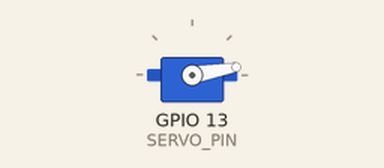
A sketch run on a simulated ESP32. Shown: servo.

Above: at 1.05 s.
At 3.0 s:
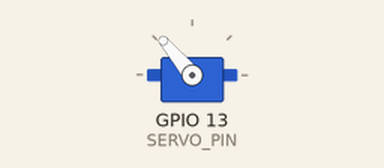
At 5.0 s:
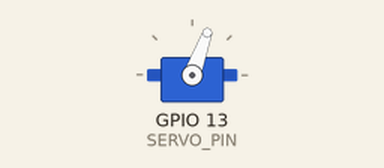
Timing chart, 0 to 6.2 s (numbered marks = the images above):
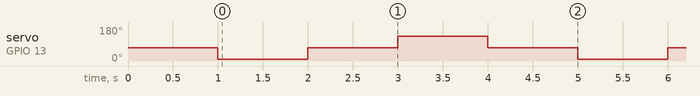

Measured:
- by itself, servo on GPIO 13 (SERVO_PIN): repeats every 4.0 s: 70° 1.0 s, 130° 1.0 s, 70° 1.0 s, 10° 1.0 s

The sketch:

steering_test.ino
```cpp
#include <ESP32Servo.h>

Servo steeringServo;

#define SERVO_PIN 13

int CENTER = 70;
int LEFT = 10;
int RIGHT = 130;

void setup() {

  steeringServo.attach(SERVO_PIN);

  steeringServo.write(CENTER);

  delay(1000);
}


void loop() {

  turnLeft();
  delay(1000);

  goStraight();
  delay(1000);

  turnRight();
  delay(1000);

  goStraight();
  delay(1000);
}


void turnLeft() {
  steeringServo.write(LEFT);
}


void turnRight() {
  steeringServo.write(RIGHT);
}


void goStraight() {
  steeringServo.write(CENTER);
}
```
